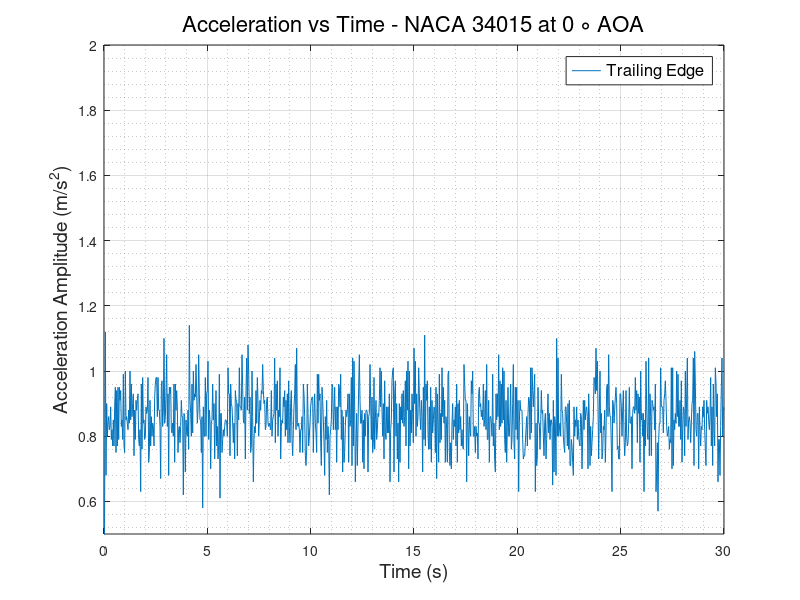
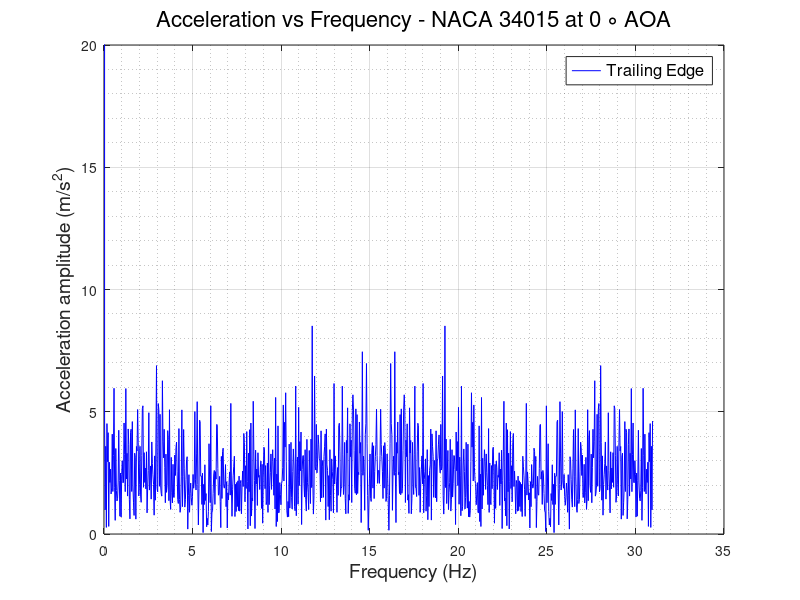

The MATLAB source for these figures, in order:
clc
clear
close all
%% READING ACCELEROMETER DATA and defining Variables
                        % TRAILING EDGE %
data   = xlsread('TE_700rpm.csv');
TE_time   = data(:,1);
TE_X_acc  = data(:,2);
TE_Y_acc  = data(:,3);
TE_Z_acc  = data(:,4);
TE_R_acc  = sqrt(TE_X_acc.^2 + TE_Y_acc.^2 + TE_Z_acc.^2);
% plot(TE_time,TE_R_acc)
N      = numel(TE_time);
Ts     = abs(diff(TE_time(1:2)));
fs     = 1/Ts;
f_axis = [0:N-1]*fs/N;
A_freq_TE = fft(TE_Z_acc);
figure(1)
plot(TE_time, TE_Z_acc)
grid on
grid minor
xlabel('Time (s)','FontSize',14,'FontWeight','normal')
ylabel('Acceleration Amplitude (m/s^2)','FontSize',14,'FontWeight','normal')
legend ('Trailing Edge','FontSize',12,'FontWeight','normal')
title('Acceleration vs Time - NACA 34015 at 0 \circ AOA','FontSize',16,'FontWeight','normal')
ylim([0.5 2])
figure(2)
plot(f_axis,abs(A_freq_TE),'-b','LineWidth',0.5)
grid on 
grid minor
ylabel('Acceleration amplitude (m/s^2)','FontSize',14,'FontWeight','normal')
xlabel('Frequency (Hz)','FontSize',14,'FontWeight','normal')
ylim([0 20])
legend ('Trailing Edge','FontSize',12,'FontWeight','normal')
title('Acceleration vs Frequency - NACA 34015 at 0 \circ AOA','FontSize',16,'FontWeight','normal')
